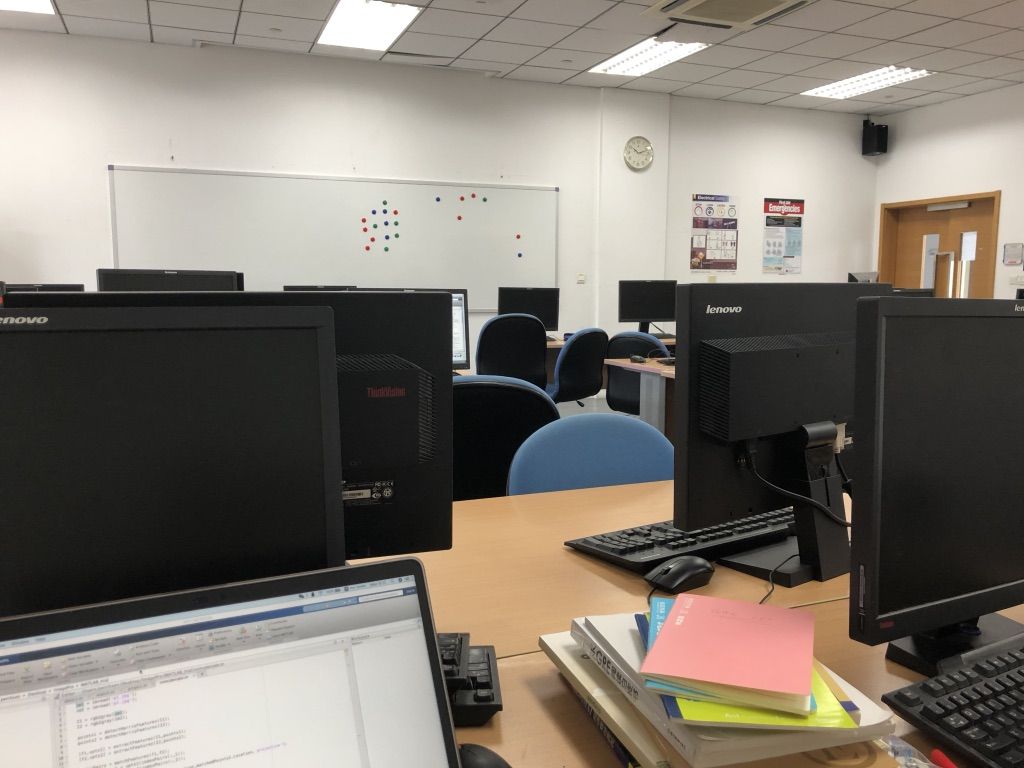
%> input picture p2.jpg, 1024 x 768 px
$ octave PhaseCorrelation.m   (GNU Octave 9; MATLAB toolbox functions it lacks are replaced by stand-ins)
%> lines starting %> are read from the running program, lines starting %| are printed output that depends on the picture

clear all
close all
im1=imread('p2.jpg');
%> im1 is the input picture: size 768x1024x3 uint8; mean R, G, B 126.1, 119.4, 110.6
im2=imread('p1.jpg');
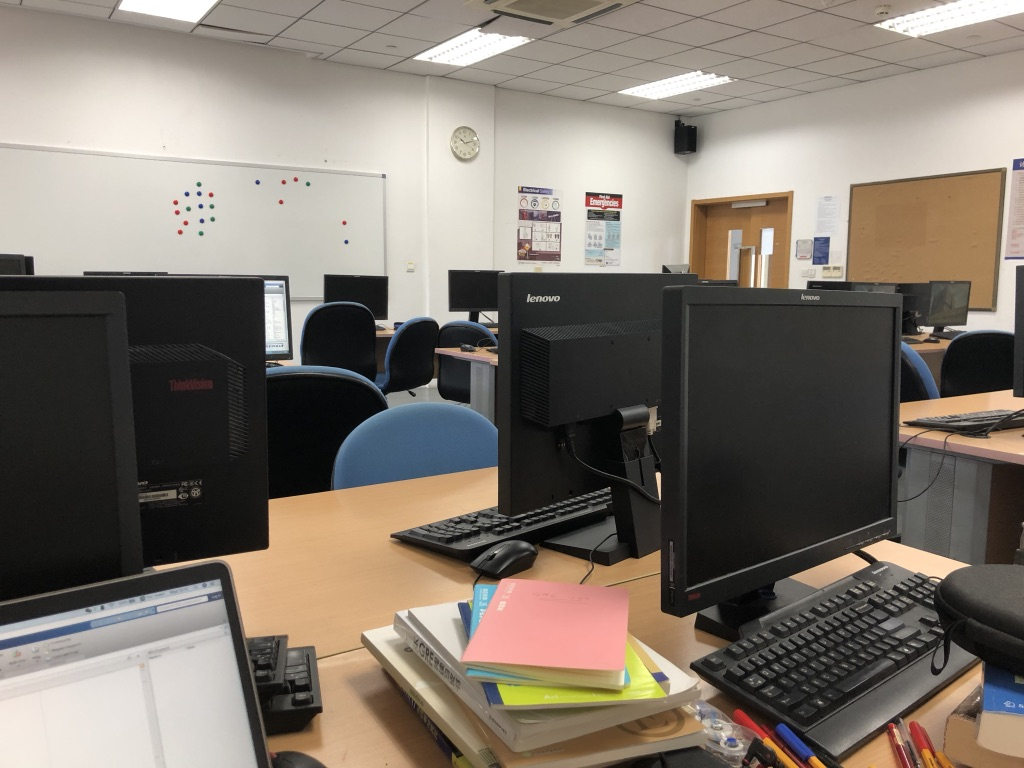
%> input picture p1.jpg, 1024 x 768 px
%> im2 is the input picture: size 768x1024x3 uint8; mean R, G, B 127, 118.2, 108.4

Bim1=rgb2gray(im1);
Bim2=rgb2gray(im2);

edge1=edge(Bim1,'sobel');
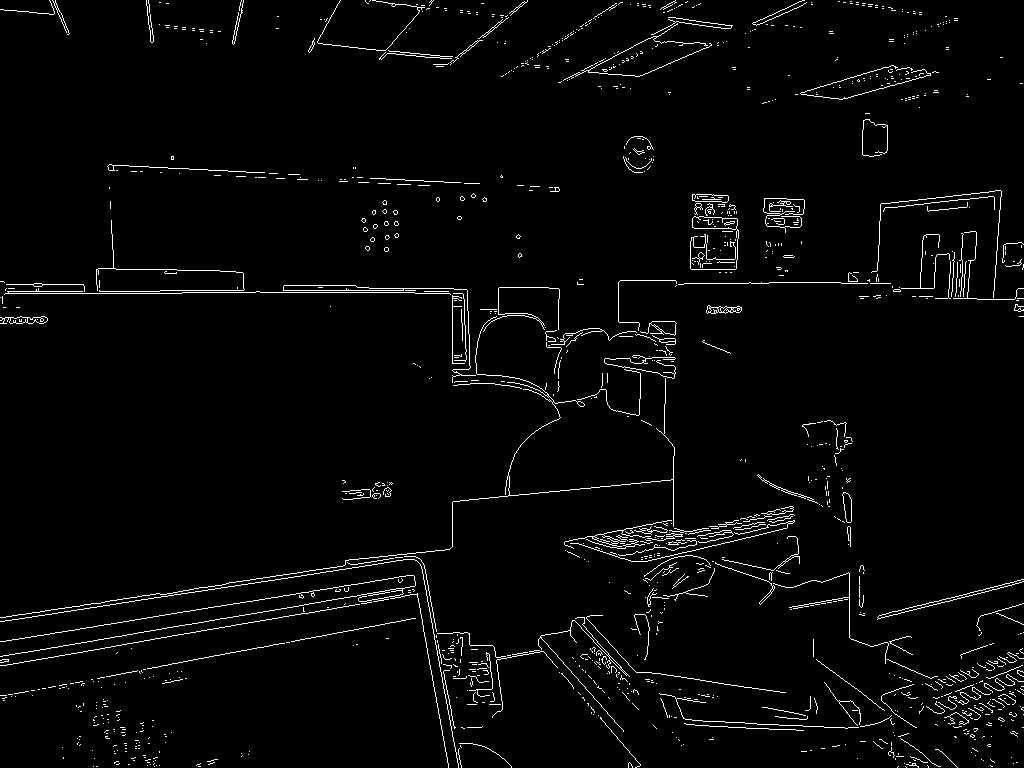
%> edge1: size 768x1024 logical; 2.7% white in thin lines or dots
edge2=edge(Bim2,'sobel');
%> edge2: size 768x1024 logical; 3.1% white in thin lines or dots

figure(1)
subplot(2,1,1)
imshow(edge1);
subplot(2,1,2)
imshow(edge2);

Fim1=fft2(edge1);
Fim2=fft2(edge2);

PhaseCor=(Fim1.*conj(Fim2))./abs(Fim1.*conj(Fim2));
IPhaseCor=ifft2(PhaseCor);
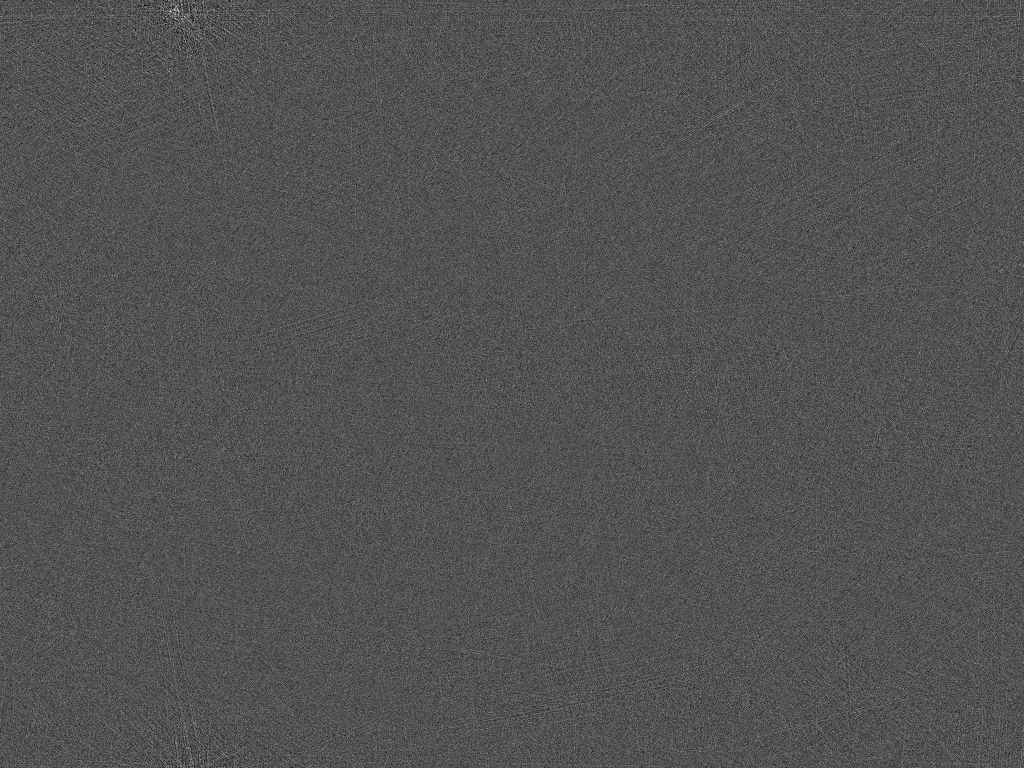
%> IPhaseCor: size 768x1024 double; min -0.00657, max 0.0137, mean 1.27e-06; drawn with min black and max white
figure(2)
plot(IPhaseCor);
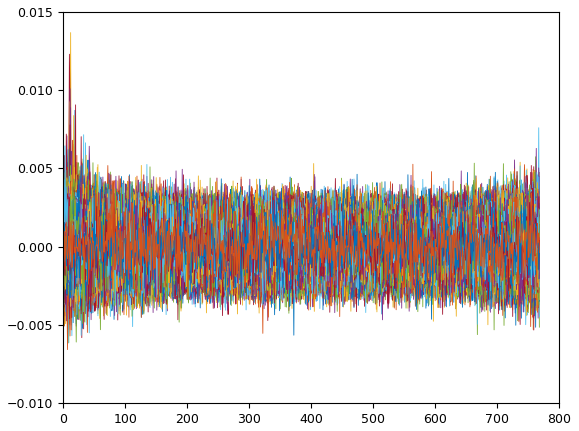
%> figure redrawn from the program's plot data; curve peaks at x = 714, y = 0.00354; curve peaks at x = 17, y = 0.0055; curve peaks at x = 738, y = 0.00379; curve peaks at x = 543, y = 0.00398

[X Y]=find((IPhaseCor)==max(max(IPhaseCor)));
%> X = 12; Y = 171

im_move=zeros(size(im1,1)+X,size(im1,2)+Y,size(im1,3));
%> im_move: size 780x1195x3 double; every value is 0
M=size(im_move,1);
%> M = 780
N=size(im_move,2);
%> N = 1195

% [7 lines of commented-out code are left out]

im1_move=im1;
im1_move((size(im1,1))+1:size(im_move,1),(size(im1,2)+1):size(im_move,2),:)=0;
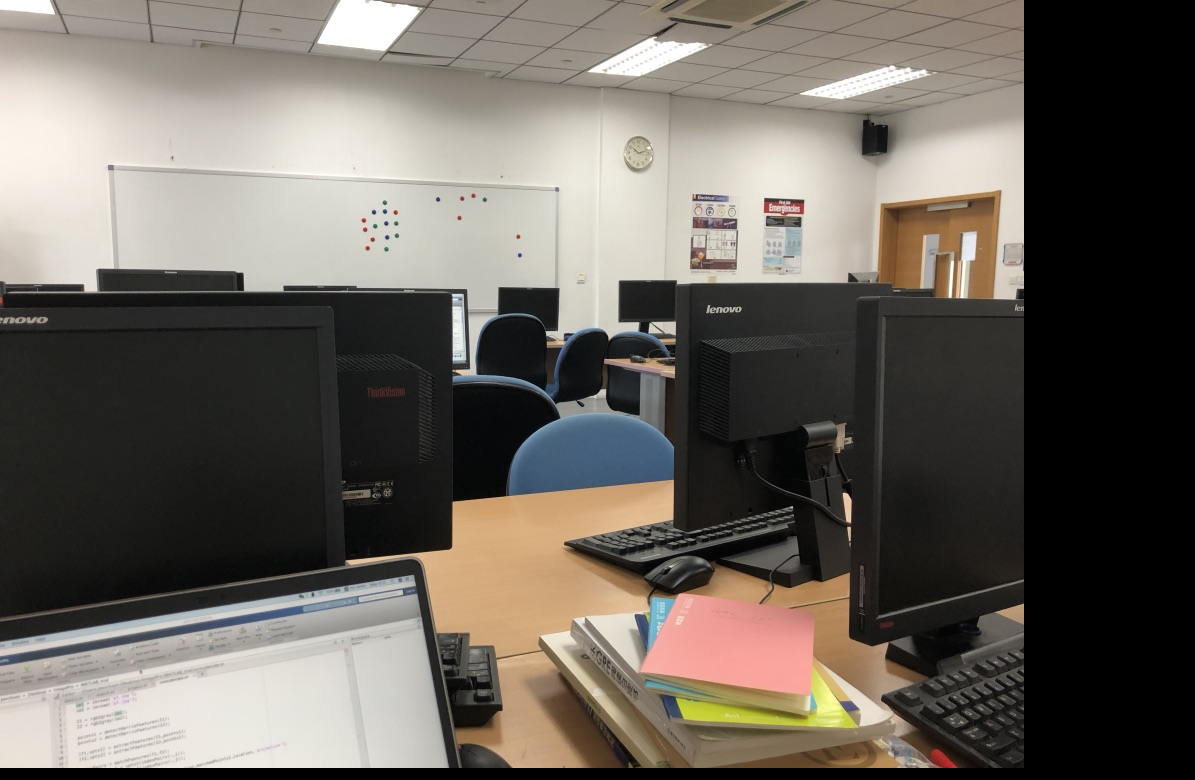
%> im1_move: size 780x1195x3 uint8; mean R, G, B 106.4, 100.7, 93.3


figure(4)
imshow(im1_move);

X1=X;
%> X1 = 12
X2=size(im1,2);
%> X2 = 1024
Y1=Y;
%> Y1 = 171
Y2=size(im1,1);
%> Y2 = 768

im=zeros(size(im_move));

for row=1:X1-1
    for col=1:N
        im(row,col,:)=im1_move(row,col,:);
    end
end
%> this loop made 11 passes
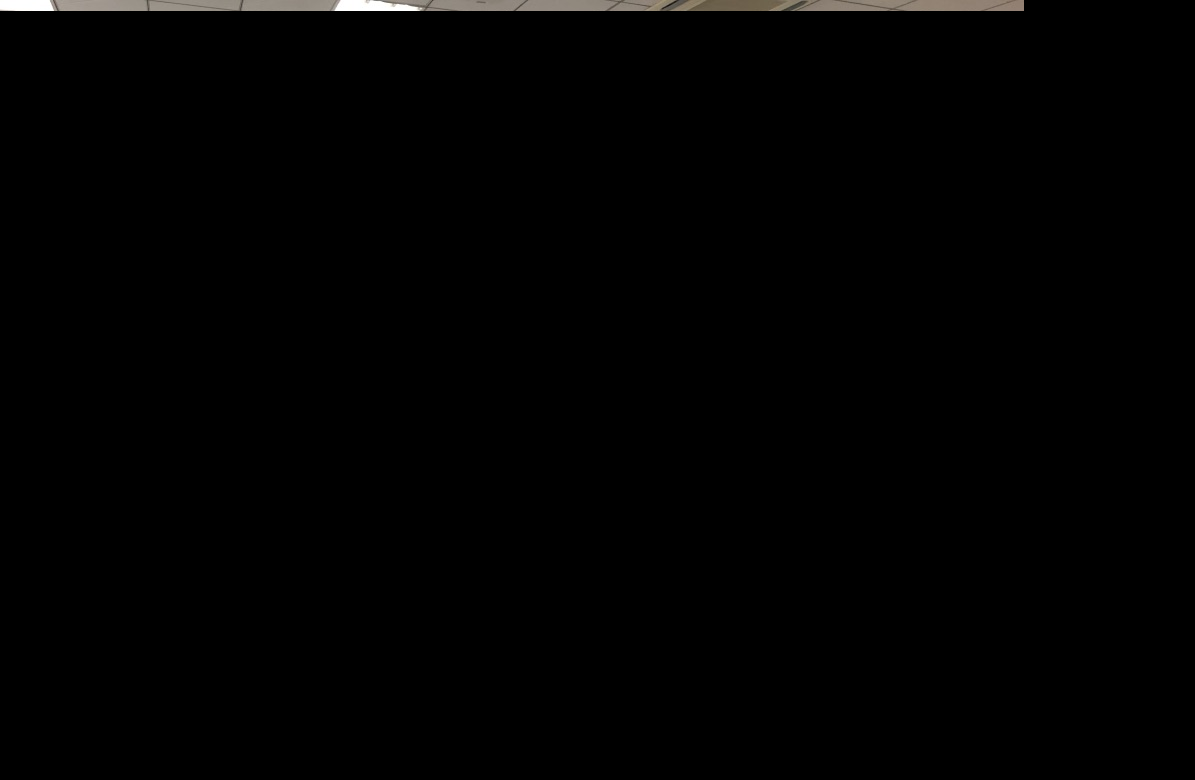
%> im: size 780x1195x3 double; mean R, G, B 1.8, 1.7, 1.6
figure(5)
imshow(uint8(im));

for row=(768+1):M
    for col=1:N
        im(row,col,:)=im1_move(row,col,:);
    end
end
figure(6)
imshow(uint8(im));

%%%%%%%%%%%  above all: edited 2019.7.11 morning  %%%%%%%%%%%%%%%%%
%%%%%%%%%%%%%%%%%%%%%%%%%%%%%%%%%%%%%%%%%%%%%%%%%%%%%%%%%%%%%%%%%%
%%%%%%%%%%%  �� not edited yet  %%%%%%%%%%%%%%%%%%%

%> (the run ends here)
